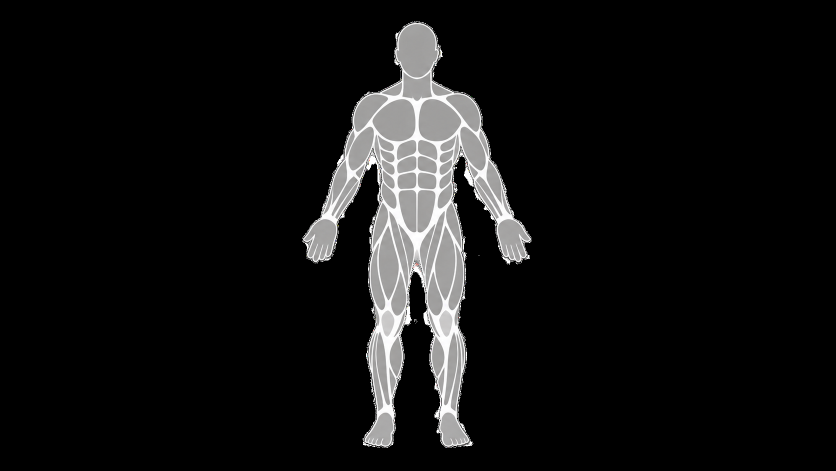
#> input picture assets/body/body-front.png, 1672 x 941 px (shown at 1/2 size)
$ python make.py
#> lines starting #> are read from the running program, lines starting #| are printed output that depends on the picture; after the words box and inside, x2 and y2 are one past the last pixel; in counts of white or black regions, pixels touching at a corner belong together
"""Colour the anatomy figures per muscle state.

Reads body-front.png / body-back.png (flat grey figures, muscles separated by white gaps),
finds each muscle as a connected dark region, and writes tinted PNGs with a transparent background.

    python assets/body/make.py

ponytail: component ids are tied to these two source images; if the art is regenerated, re-run
with DEBUG=1 to print numbered overlays (dbg-*.png) and update FRONT / BACK below.
"""
import os
import cv2
import numpy as np

HERE = os.path.dirname(os.path.abspath(__file__))

# component id -> muscle. Anything not listed is body base (head, neck, hands, feet).
FRONT = {
    'upper_back': [3, 4],
    'front_delts': [5, 6],
    'chest': [7, 8],
    'biceps': [9, 10, 28, 29],
    'triceps': [11, 12],
    'abs': [13, 14, 15, 16, 17, 18, 19, 20, 22, 23, 24, 25, 30, 31, 32, 33, 38, 39, 41, 42],
    'quads': [43, 44, 45, 46, 49, 50, 51, 52, 53, 54, 55, 56, 57, 58, 59, 60],
    'calves': [62, 63, 65, 66, 67, 68, 69, 70, 72, 73],
    'forearms': [26, 27, 34, 35, 36, 37, 40],
}
BACK = {
    'upper_back': [1, 2, 5, 6, 7, 8, 11, 12, 13, 14],
    'rear_delts': [3, 4],
    'triceps': [9, 10],
    'lower_back': [20, 22],
    'glutes': [24, 25, 28, 29],
    'hamstrings': [31, 32, 33, 34, 35, 36, 37, 38, 39, 40, 41, 42],
    'calves': [43, 44, 45, 46, 47, 48],
    'forearms': [15, 16, 17, 18, 19, 21],
}
SOURCES = {'front': ('body-front.png', 190, FRONT), 'back': ('body-back.png', 185, BACK)}

# How used each region is, 0 (ready) to 1 (fully used). Demo state matching the canvas mock:
# push muscles were trained on Wednesday, legs are fresh. Regions not listed are ready.
USED = {'chest': 0.95, 'front_delts': 0.7, 'triceps': 0.5, 'upper_back': 0.3}
# Ready muscles are grey; used muscles go from pale red to dark red.
REDS = [(0.0, '#F7CDD2'), (0.5, '#E8596B'), (0.75, '#D91E36'), (1.0, '#7A0E1E')]
THEMES = {
    'light': {'ready': '#AEAEB2', 'base': '#E1E1E6'},
    'dark': {'ready': '#48484A', 'base': '#2C2C2E'},
}
# Share of the weekly set target done per region (Progress tab), shown relative to the most-trained
# region: that one is the darkest red, the rest are paler, untrained regions stay grey (same scale as USED).
WEEK = {'chest': 0.75, 'triceps': 0.67, 'front_delts': 0.63, 'upper_back': 0.57, 'biceps': 0.44, 'abs': 0.33, 'rear_delts': 0.3}
WEEK_REL = {r: v / max(WEEK.values()) for r, v in WEEK.items()}
# Muscles in today's workout (workout page).
TODAY = {'quads': 1, 'glutes': 1, 'hamstrings': 1, 'calves': 1}
SOLID = [(0.0, '#D91E36'), (1.0, '#D91E36')]
# Program emphasis (program picker): what each program trains most.
UPPER = ['chest', 'upper_back', 'front_delts', 'rear_delts', 'biceps', 'triceps']
LOWER = ['quads', 'glutes', 'hamstrings', 'calves']
PROG = {
    'balanced': {r: 0.6 for r in UPPER + LOWER + ['abs', 'lower_back']},
    'upper': dict({r: 0.95 for r in UPPER}, **{r: 0.15 for r in LOWER}, abs=0.5, lower_back=0.5),
    'legs': dict({r: 0.95 for r in LOWER}, **{r: 0.15 for r in UPPER}, abs=0.5, lower_back=0.5),
}
# name -> (values per region, colour ramp); regions with no value are ready grey
SETS = {'body': (USED, REDS), 'week': (WEEK_REL, REDS), 'today': (TODAY, SOLID)}
SETS.update({'prog-' + k: (v, REDS) for k, v in PROG.items()})
# Home's red workout card: today's muscles in white, the rest of the body in darker reds, for both themes.
SETS['hero'] = (TODAY, [(0.0, '#FFFFFF'), (1.0, '#FFFFFF')])
ON_RED = {'ready': '#9B1B2E', 'base': '#AB1E33'}
# The same figure with nothing lit; the finished screen fades from this one to 'hero' so the muscles light up.
SETS['heroff'] = ({}, SOLID)


def bgr(hex_):
    h = hex_.lstrip('#')
    return np.array([int(h[4:6], 16), int(h[2:4], 16), int(h[0:2], 16)], np.float32)


def ramp(stops, v):
    for (a, ca), (b, cb) in zip(stops, stops[1:]):
        if v <= b:
            return bgr(ca) + (bgr(cb) - bgr(ca)) * (v - a) / (b - a)
    return bgr(stops[-1][1])


def load(name):
#> called with name = 'front'
    f, thr, groups = SOURCES[name]
    im = cv2.imread(os.path.join(HERE, f), cv2.IMREAD_UNCHANGED)
#> im is the input picture: shape (941, 1672, 4); mean B, G, R, A 17.8, 17.8, 17.9, 22.1
    a = im[:, :, 3].astype(np.float32) / 255
    g = cv2.cvtColor(im[:, :, :3], cv2.COLOR_BGR2GRAY).astype(np.float32) * a + 255 * (1 - a)
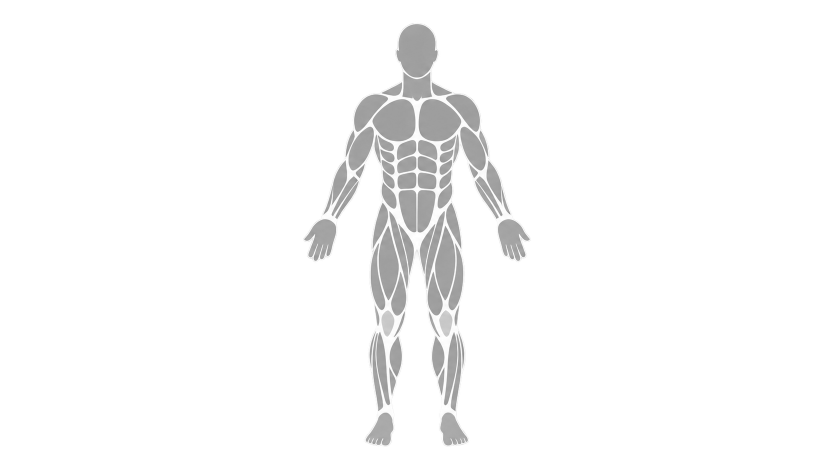
#> g: shape (941, 1672) float32 (shown at 1/2 size); min 132.5, max 255, mean 248.8
    ys, xs = np.where(g < 250)
    g = g[ys.min() - 6:ys.max() + 7, xs.min() - 6:xs.max() + 7]
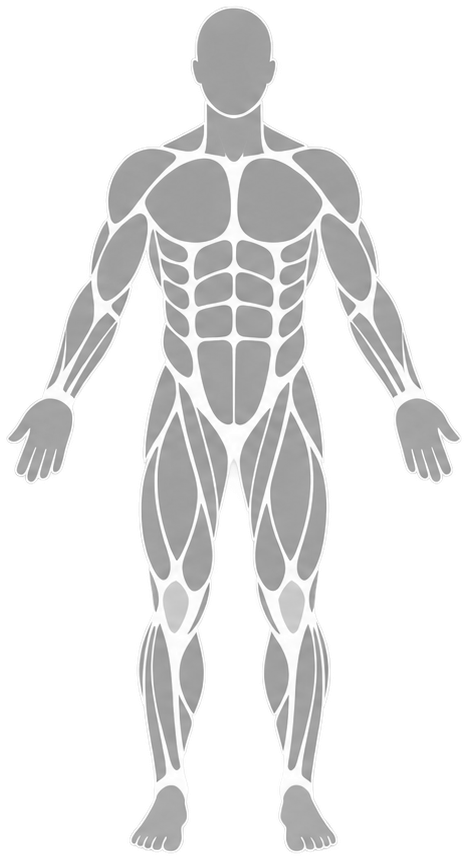
#> g: shape (860, 468) float32; min 132.5, max 255, mean 230.7
    dark = (g < thr).astype(np.uint8)
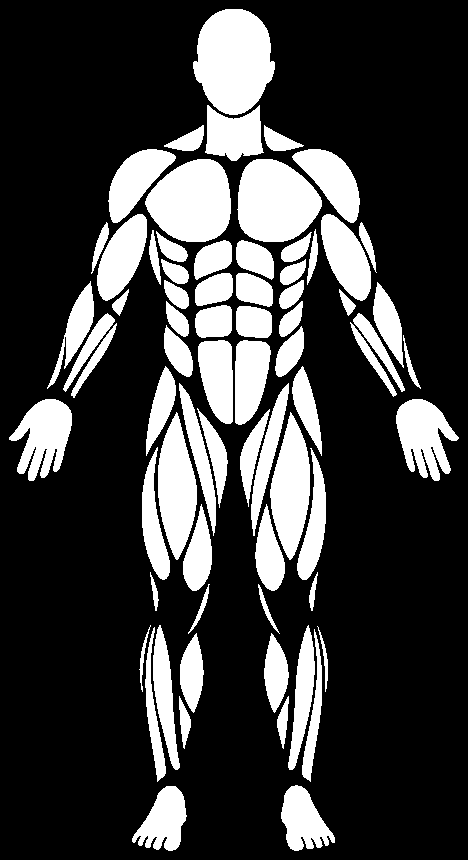
#> dark: shape (860, 468); values 0 (black) and 1 (white), 24.2% white; 71 white regions, largest, box (x1, y1, x2, y2) and area: (193, 9, 275, 115) 6501, (145, 159, 231, 242) 5422, (237, 159, 322, 242) 5398
    n, lab, stats, cent = cv2.connectedComponentsWithStats(dark, connectivity=4)
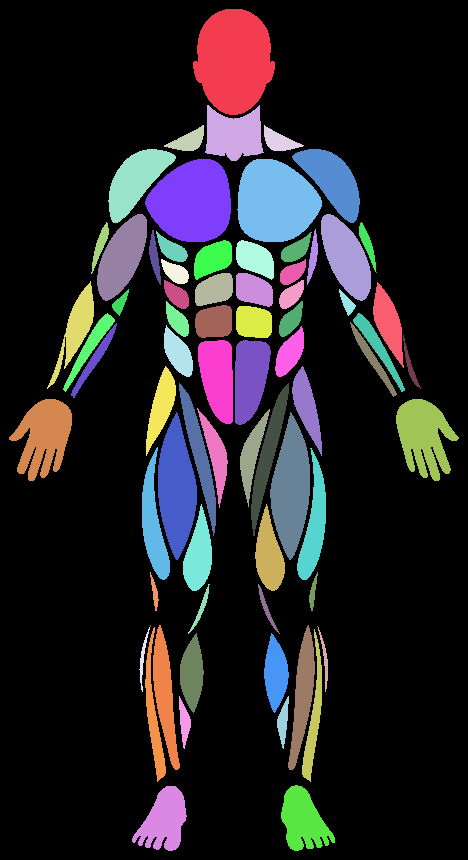
#> lab: shape (860, 468) int32; 76 distinct labels, from 0 to 75; one colour per label, 0 black
#> n = 76; stats = 76 rows, first 6: [0, 0, 468, 860, 305124], [193, 9, 82, 106, 6501], [205, 105, 59, 56, 2327], [164, 125, 40, 26, 527], [264, 125, 40, 26, 515], [108, 149, 68, 74, 2539]; cent = 76 pairs, first value 43.67 to 423.4, second value 60.01 to 820.3
    return g, dark, lab, stats, cent, n, groups


def render(name, theme, kind):
    g, dark, lab, stats, cent, n, groups = load(name)
#> n = 76; groups = 9 items
    pal = ON_RED if kind.startswith('hero') else THEMES[theme]
    values, stops = SETS[kind]
    idle = bgr(pal['ready'])
    region = {cid: r for r, ids in groups.items() for cid in ids}
#> region = 65 items
    colour = np.zeros((n, 3), np.float32) + bgr(pal['base'])
    for cid, r in region.items():
        colour[cid] = ramp(stops, values[r]) if values.get(r, 0) > 0 else idle
#> this loop made 65 passes
#> (cid, r) on passes 7, 8, 9, 10, 13, 14, 15, 16, 17, 18, 19, 20: (9, 'biceps'), (10, 'biceps'), (28, 'biceps'), (29, 'biceps'), (13, 'abs'), (14, 'abs'), (15, 'abs'), (16, 'abs'), (17, 'abs'), (18, 'abs'), (19, 'abs'), (20, 'abs')
#> (cid, r) on passes 1 to 6: (3, 'upper_back'), (4, 'upper_back'), (5, 'front_delts'), (6, 'front_delts'), (7, 'chest'), (8, 'chest')
#> after the loop, colour = 76 rows, first 8: [230, 225, 225], [230, 225, 225], [230, 225, 225], [148.2, 135.4, 238], [148.2, 135.4, 238], [64.6, 41.8, 220], [64.6, 41.8, 220], [34.8, 17.2, 141]
    near = cv2.dilate(lab.astype(np.uint16), np.ones((5, 5), np.uint8))  # nearest muscle for anti-aliased edges
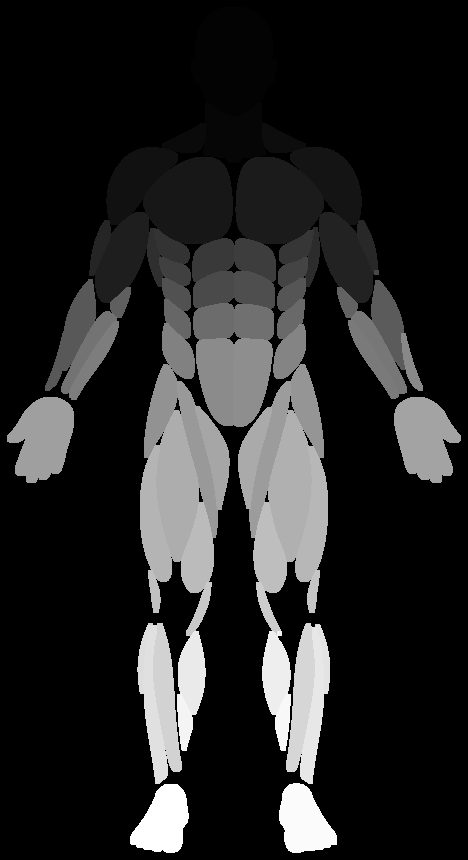
#> near: shape (860, 468) uint16; min 0, max 75, mean 10.9; drawn with min black and max white
    edge = (near > 0) & (dark == 0)
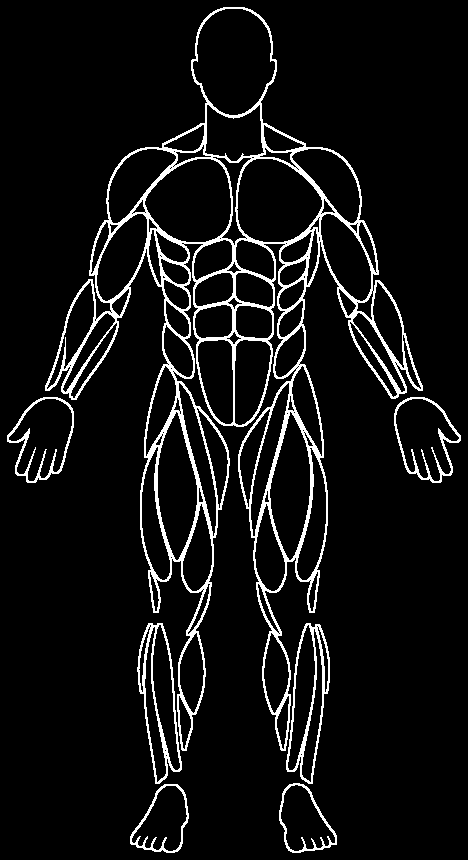
#> edge: shape (860, 468) bool; 7.1% white in thin lines or dots
    mu = float(np.median(g[dark == 1]))
#> mu = 160.4
    out = np.zeros(g.shape + (4,), np.float32)
    out[:, :, :3] = bgr(pal['base'])
    out[:, :, 3] = np.clip((250 - g) / 20, 0, 1)
    out[edge, :3] = colour[near[edge]]
    out[edge, 3] = np.clip((250 - g[edge]) / (250 - mu), 0, 1)
#> out: shape (860, 468, 4) float32; mean of channels 0, 1, 2, 3 227, 220.2, 221.4, 0.3
    out[dark == 1, :3] = colour[lab[dark == 1]]
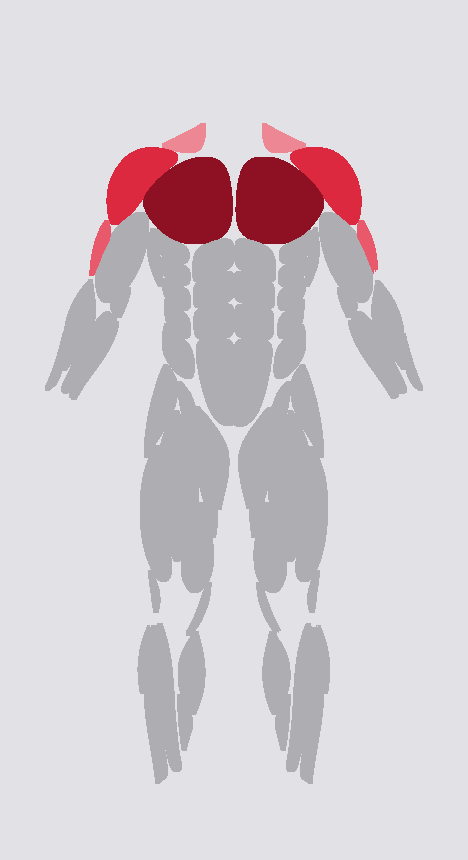
#> out: shape (860, 468, 4) float32; mean of channels 0, 1, 2, 3 211, 204.6, 211.8, 0.3; drawn as B, G, R
    out[dark == 1, 3] = 1
    out[:, :, 3] *= 255
    cv2.imwrite(os.path.join(HERE, '%s-%s-%s.png' % (kind, name, theme)), out.astype(np.uint8))


def debug(name):
    g, dark, lab, stats, cent, n, _ = load(name)
    vis = cv2.resize(cv2.cvtColor(g.astype(np.uint8), cv2.COLOR_GRAY2BGR), None, fx=2, fy=2, interpolation=cv2.INTER_NEAREST)
    for i in range(1, n):
        if stats[i, cv2.CC_STAT_AREA] >= 60:
            cv2.putText(vis, str(i), (int(cent[i][0] * 2) - 10, int(cent[i][1] * 2) + 5), cv2.FONT_HERSHEY_SIMPLEX, 0.5, (0, 0, 255), 1, cv2.LINE_AA)
    cv2.imwrite(os.path.join(HERE, 'dbg-%s.png' % name), vis)


if __name__ == '__main__':
    for name in SOURCES:
        if os.environ.get('DEBUG'):
            debug(name)
        for theme in THEMES:
            for kind in SETS:
                render(name, theme, kind)
#> pass 2 of the loop `for name in SOURCES:`:
#> in load (call 17), `f, thr, groups = SOURCES[name]`: f = 'body-back.png'; thr = 185; groups = 8 items
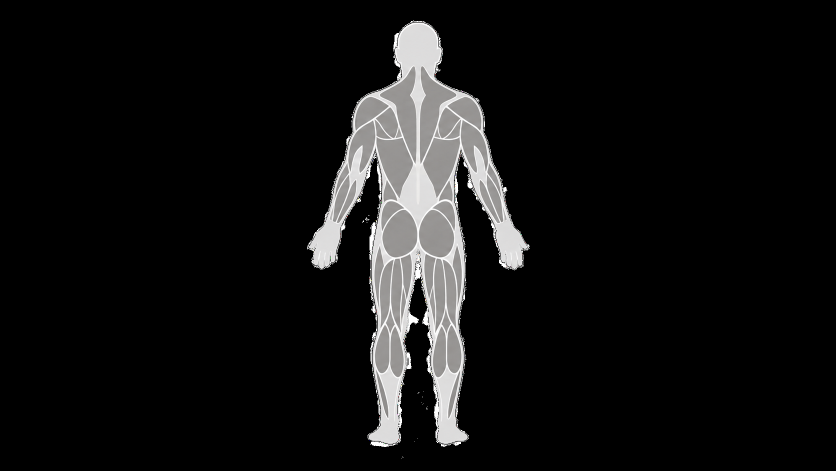
#> input picture assets/body/body-back.png, 1672 x 941 px (shown at 1/2 size)
#> in load, im is the input picture: shape (941, 1672, 4); mean B, G, R, A 18.1, 18.1, 18.3, 22.3
#> dark: shape (855, 449); values 0 (black) and 1 (white), 20.3% white; 46 white regions, largest, box (x1, y1, x2, y2) and area: (148, 94, 221, 288) 5578, (228, 94, 301, 288) 5555, (234, 236, 308, 357) 5141
#> in load (call 17), `n, lab, stats, cent = cv2.connectedComponentsWithStats(dark, connectiv..`:
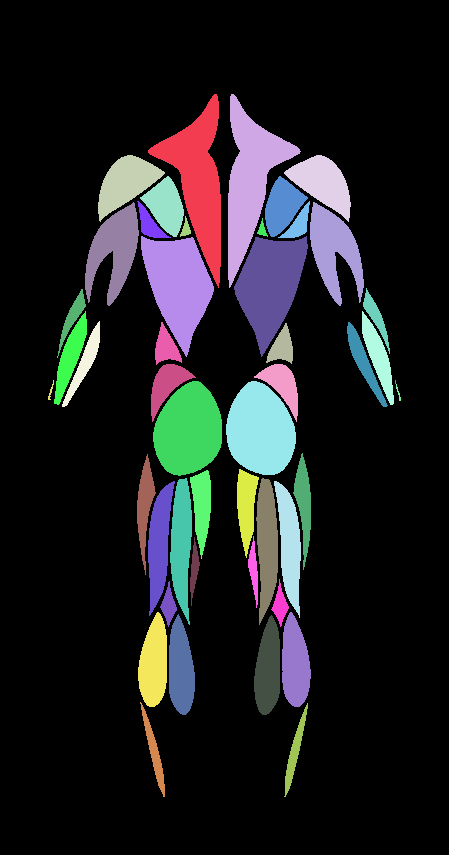
#> lab: shape (855, 449) int32; 49 distinct labels, from 0 to 48; one colour per label, 0 black
#> in load (call 17), `n, lab, stats, cent = cv2.connectedComponentsWithStats(dark, connectiv..`: n = 49; stats = 49 rows, first 6: [0, 0, 449, 855, 305830], [148, 94, 73, 194, 5578], [228, 94, 73, 194, 5555], [98, 155, 67, 67, 2273], [284, 155, 67, 67, 2274], [140, 176, 44, 61, 1506]; cent = 49 pairs, first value 50.46 to 398, second value 179.7 to 751.7
#> in render (call 17), `g, dark, lab, stats, cent, n, groups = load(name)`: n = 49; groups = 8 items
#> region = 44 items
#> the loop in render (call 17), `for cid, r in region.items():` made 44 passes
#> (cid, r) on passes 1 to 8: (1, 'upper_back'), (2, 'upper_back'), (5, 'upper_back'), (6, 'upper_back'), (7, 'upper_back'), (8, 'upper_back'), (11, 'upper_back'), (12, 'upper_back')
#> after the loop in render (call 17), `for cid, r in region.items():`: colour = 49 rows, first 8: [230, 225, 225], [148.2, 135.4, 238], [148.2, 135.4, 238], [178, 174, 174], [178, 174, 174], [148.2, 135.4, 238], [148.2, 135.4, 238], [148.2, 135.4, 238]
#> near: shape (855, 449) uint16
#> edge: shape (855, 449) bool; 4.9% white in thin lines or dots, all inside (x1, y1, x2, y2) = (46, 92, 403, 799)
#> mu = 149.8
#> in render (call 17), `out[dark == 1, :3] = colour[lab[dark == 1]]`:
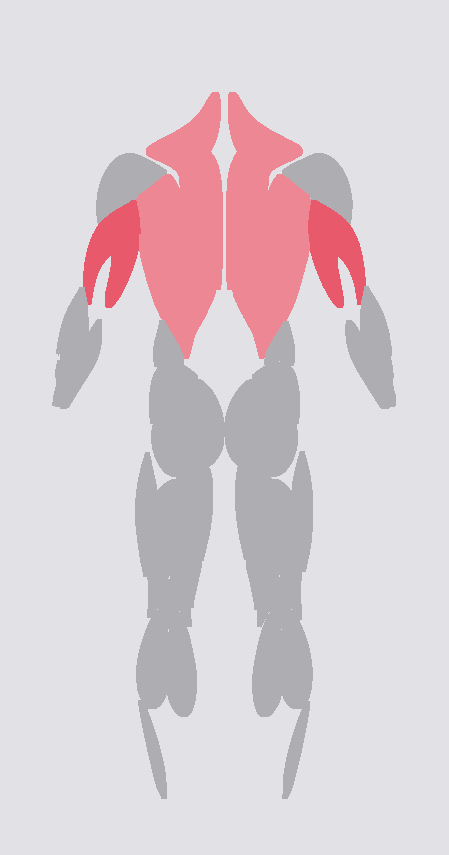
#> out: shape (855, 449, 4) float32; mean of channels 0, 1, 2, 3 213.9, 207.2, 218, 0.3; drawn as B, G, R
    print('wrote', ', '.join('%s-%s-%s.png' % (k, n, t) for k in SETS for n in SOURCES for t in THEMES))
